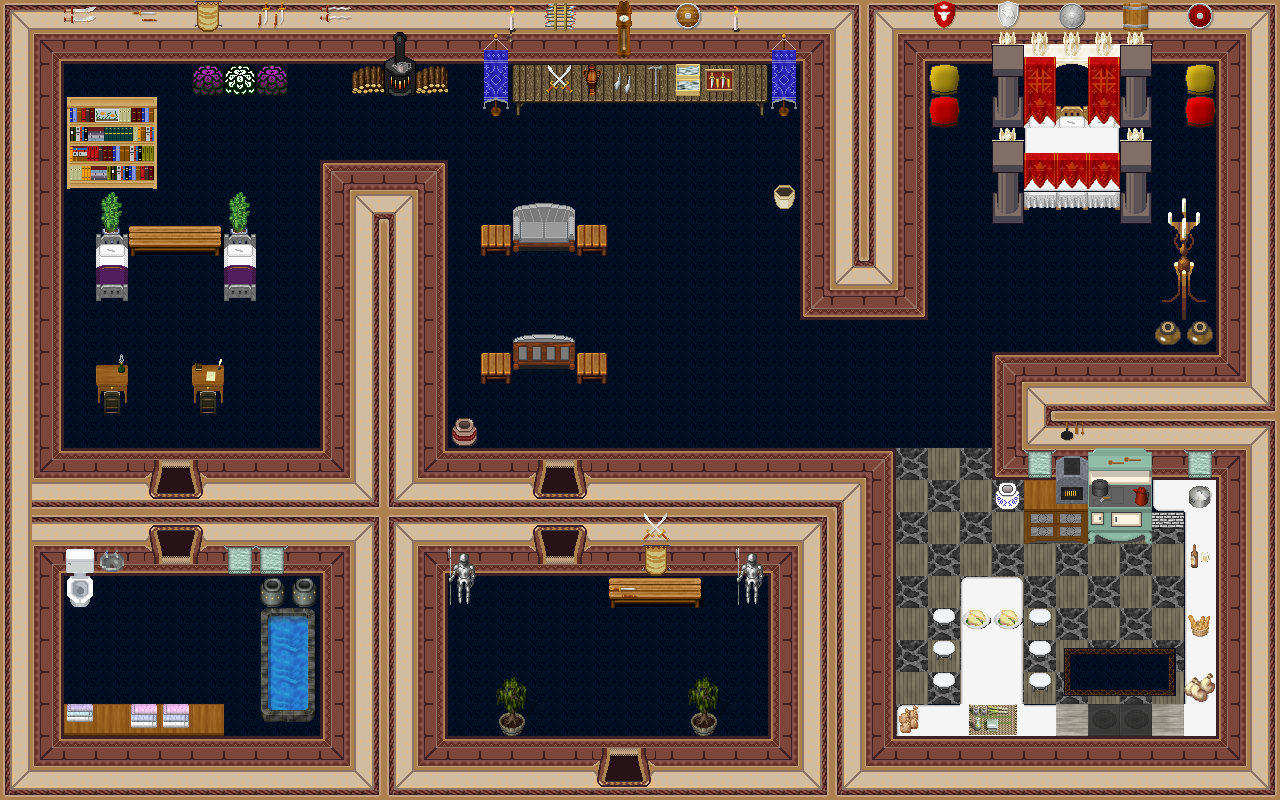

A 2D game scene composited from a Tiled map and its tileset images. What follows is a short description and the map's XML, with each tile layer's data collapsed to a summary:
An orthogonal 40x25 tile map with 32x32 px tiles, 5 tile layers (0_floor, 1_terrain, 2_object, 3_roof, ...), 3 hidden layers not drawn, 56 tilesets.

<map version="1.0" tiledversion="1.1.3" orientation="orthogonal" renderorder="right-down" width="40" height="25" tilewidth="32" tileheight="32" infinite="0" nextobjectid="1">
 <tileset firstgid="1" name="wall red" tilewidth="32" tileheight="32" tilecount="16" columns="4">
  <image source="../../tileset/building/wall/int_wall_dark_red.png" width="128" height="128" />
 </tileset>
 <tileset firstgid="17" name="int red wall" tilewidth="32" tileheight="32" tilecount="16" columns="4">
  <image source="../../tileset/building/wall/int_wall_dark_red_corners.png" width="128" height="128" />
 </tileset>
 <tileset firstgid="33" name="int red wall corners" tilewidth="32" tileheight="32" tilecount="8" columns="2">
  <image source="../../tileset/building/wall/int_wall_dark_red_corners_2.png" width="64" height="128" />
 </tileset>
 <tileset firstgid="41" name="dark red ns" tilewidth="32" tileheight="32" tilecount="12" columns="3">
  <image source="../../tileset/building/entrance/dark_red_ns.png" width="96" height="128" />
 </tileset>
 <tileset firstgid="53" name="pot oriental jar" tilewidth="32" tileheight="32" tilecount="1" columns="1">
  <image source="../../tileset/item/pot/oriental_jar.png" width="32" height="32" />
 </tileset>
 <tileset firstgid="54" name="pot burgundy" tilewidth="32" tileheight="32" tilecount="1" columns="1">
  <image source="../../tileset/item/pot/pot_burgundy.png" width="32" height="32" />
 </tileset>
 <tileset firstgid="55" name="pot grey" tilewidth="32" tileheight="32" tilecount="1" columns="1">
  <image source="../../tileset/item/pot/pot_grey.png" width="32" height="32" />
 </tileset>
 <tileset firstgid="56" name="pot on stone" tilewidth="32" tileheight="32" tilecount="1" columns="1">
  <image source="../../tileset/item/pot/pot_on_stone.png" width="32" height="32" />
 </tileset>
 <tileset firstgid="57" name="pie safe" tilewidth="32" tileheight="32" tilecount="4" columns="2">
  <image source="../../tileset/furniture/kitchen/pie_safe.png" width="64" height="64" />
 </tileset>
 <tileset firstgid="61" name="stove" tilewidth="32" tileheight="32" tilecount="6" columns="2">
  <image source="../../tileset/furniture/kitchen/stove.png" width="64" height="96" />
 </tileset>
 <tileset firstgid="67" name="stone grey" tilewidth="32" tileheight="32" tilecount="12" columns="3">
  <image source="../../tileset/building/wall/stone_grey.png" width="96" height="128" />
 </tileset>
 <tileset firstgid="79" name="sink" tilewidth="32" tileheight="32" tilecount="6" columns="2">
  <image source="../../tileset/furniture/sink/dark_front_on.png" width="64" height="96" />
 </tileset>
 <tileset firstgid="85" name="table with hob pale" tilewidth="32" tileheight="32" tilecount="3" columns="3">
  <image source="../../tileset/furniture/table/table_with_hob_pale.png" width="96" height="32" />
 </tileset>
 <tileset firstgid="88" name="plant pot 1" tilewidth="32" tileheight="32" tilecount="12" columns="6">
  <image source="../../tileset/plant/indoor/pot_plant_1.png" width="192" height="64" />
 </tileset>
 <tileset firstgid="100" name="bench" tilewidth="32" tileheight="32" tilecount="3" columns="3">
  <image source="../../tileset/furniture/table/bench.png" width="96" height="32" />
 </tileset>
 <tileset firstgid="103" name="logic/collision" tilewidth="32" tileheight="32" tilecount="1" columns="1">
  <image source="../../tileset/logic/collision.png" width="32" height="32" />
 </tileset>
 <tileset firstgid="104" name="hosta" tilewidth="32" tileheight="32" tilecount="9" columns="3">
  <image source="../../tileset/plant/bush/hosta.png" width="96" height="96" />
 </tileset>
 <tileset firstgid="113" name="towels" tilewidth="32" tileheight="32" tilecount="6" columns="6">
  <image source="../../tileset/item/textile/towels.png" width="192" height="32" />
 </tileset>
 <tileset firstgid="119" name="meals3" tilewidth="32" tileheight="32" tilecount="4" columns="2">
  <image source="../../tileset/item/food/meals_3.png" width="64" height="64" />
 </tileset>
 <tileset firstgid="123" name="warmer" tilewidth="32" tileheight="32" tilecount="2" columns="1">
  <image source="../../tileset/furniture/kitchen/warmer.png" width="32" height="64" />
 </tileset>
 <tileset firstgid="125" name="pillow red" tilewidth="32" tileheight="32" tilecount="1" columns="1">
  <image source="../../tileset/furniture/bed/pillow_red.png" width="32" height="32" />
 </tileset>
 <tileset firstgid="126" name="pillow yellow" tilewidth="32" tileheight="32" tilecount="1" columns="1">
  <image source="../../tileset/furniture/bed/pillow_yellow.png" width="32" height="32" />
 </tileset>
 <tileset firstgid="127" name="chairs 4 green gray" tilewidth="32" tileheight="32" tilecount="4" columns="2">
  <image source="../../tileset/furniture/chair/greenish_grey.png" width="64" height="64" />
 </tileset>
 <tileset firstgid="131" name="sofa chair gray" tilewidth="32" tileheight="32" tilecount="12" columns="3">
  <image source="../../tileset/furniture/chair/sofa_chair_grey.png" width="96" height="128" />
 </tileset>
 <tileset firstgid="143" name="carpet dk blue" tilewidth="32" tileheight="32" tilecount="9" columns="3">
  <image source="../../tileset/furniture/carpet/dark_blue.png" width="96" height="96" />
 </tileset>
 <tileset firstgid="152" name="bathroom basin" tilewidth="32" tileheight="32" tilecount="3" columns="3">
  <image source="../../tileset/furniture/bathroom/basin.png" width="96" height="32" />
 </tileset>
 <tileset firstgid="155" name="bathroom toilet" tilewidth="32" tileheight="32" tilecount="6" columns="3">
  <image source="../../tileset/furniture/bathroom/toilet.png" width="96" height="64" />
 </tileset>
 <tileset firstgid="161" name="bottles and cups" tilewidth="32" tileheight="32" tilecount="16" columns="4">
  <image source="../../tileset/item/drink/bottles_and_cups.png" width="128" height="128" />
 </tileset>
 <tileset firstgid="177" name="bread" tilewidth="32" tileheight="32" tilecount="4" columns="4">
  <image source="../../tileset/item/food/bread.png" width="128" height="32" />
 </tileset>
 <tileset firstgid="181" name="boxes" tilewidth="32" tileheight="32" tilecount="4" columns="2">
  <image source="../../tileset/item/boxes.png" width="64" height="64" />
 </tileset>
 <tileset firstgid="185" name="table gray plain" tilewidth="32" tileheight="32" tilecount="9" columns="3">
  <image source="../../tileset/furniture/table/grey_plain.png" width="96" height="96" />
 </tileset>
 <tileset firstgid="194" name="desk" tilewidth="32" tileheight="32" tilecount="4" columns="2">
  <image source="../../tileset/furniture/table/desk.png" width="64" height="64" />
 </tileset>
 <tileset firstgid="198" name="household items" tilewidth="32" tileheight="32" tilecount="16" columns="4">
  <image source="../../tileset/item/household/food_preparation.png" width="128" height="128" />
 </tileset>
 <tileset firstgid="214" name="planted container" tilewidth="32" tileheight="32" tilecount="16" columns="4">
  <image source="../../tileset/plant/flower/planted_containers.png" width="128" height="128" />
 </tileset>
 <tileset firstgid="230" name="square" tilewidth="32" tileheight="32" tilecount="1" columns="1">
  <image source="../../tileset/furniture/table/square.png" width="32" height="32" />
 </tileset>
 <tileset firstgid="231" name="dark red detail ns" tilewidth="32" tileheight="32" tilecount="12" columns="3">
  <image source="../../tileset/building/entrance/dark_red_ns_detail.png" width="96" height="128" />
 </tileset>
 <tileset firstgid="243" name="items" tilewidth="32" tileheight="32" tilecount="4" columns="2">
  <image source="../../tileset/item/household/food_preparation_2.png" width="64" height="64" />
 </tileset>
 <tileset firstgid="247" name="wooden clock" tilewidth="32" tileheight="32" tilecount="6" columns="1">
  <image source="../../tileset/furniture/clock/wooden_clock.png" width="32" height="192" />
 </tileset>
 <tileset firstgid="253" name="brick base" tilewidth="32" tileheight="32" tilecount="3" columns="3">
  <image source="../../tileset/furniture/table/brick_base.png" width="96" height="32" />
 </tileset>
 <tileset firstgid="256" name="lights candle" tilewidth="32" tileheight="32" tilecount="36" columns="6">
  <image source="../../tileset/furniture/light/lights_candle.png" width="192" height="192" />
 </tileset>
 <tileset firstgid="292" name="bright book shelf" tilewidth="32" tileheight="32" tilecount="9" columns="3">
  <image source="../../tileset/furniture/shelve/bright_bookshelf.png" width="96" height="96" />
 </tileset>
 <tileset firstgid="301" name="logic/item/sheepfood" tilewidth="32" tileheight="32" tilecount="1" columns="1">
  <image source="../../tileset/logic/item/sheepfood.png" width="32" height="32" />
 </tileset>
 <tileset firstgid="302" name="vendors table" tilewidth="32" tileheight="32" tilecount="21" columns="7">
  <image source="../../tileset/furniture/table/vendors_table.png" width="224" height="96" />
 </tileset>
 <tileset firstgid="323" name="white counter top" tilewidth="32" tileheight="32" tilecount="10" columns="5">
  <image source="../../tileset/furniture/table/white_counter_top.png" width="160" height="64" />
 </tileset>
 <tileset firstgid="333" name="weapons for walls" tilewidth="32" tileheight="32" tilecount="16" columns="4">
  <image source="../../tileset/item/armor/weapons_for_walls.png" width="128" height="128" />
 </tileset>
 <tileset firstgid="349" name="banner" tilewidth="32" tileheight="32" tilecount="1" columns="1">
  <image source="../../tileset/item/banners/banner.png" width="32" height="32" />
 </tileset>
 <tileset firstgid="350" name="banners" tilewidth="32" tileheight="32" tilecount="6" columns="2">
  <image source="../../tileset/item/banners/banners.png" width="64" height="96" />
 </tileset>
 <tileset firstgid="356" name="archway" tilewidth="32" tileheight="32" tilecount="9" columns="3">
  <image source="../../tileset/item/statue/archway.png" width="96" height="96" />
 </tileset>
 <tileset firstgid="365" name="metal and stone" tilewidth="32" tileheight="32" tilecount="6" columns="3">
  <image source="../../tileset/item/statue/metal_and_stone.png" width="96" height="64" />
 </tileset>
 <tileset firstgid="371" name="mtpot" tilewidth="32" tileheight="32" tilecount="3" columns="1">
  <image source="../../tileset/item/pot/empty_pot.png" width="32" height="96" />
 </tileset>
 <tileset firstgid="374" name="double_white_pink" tilewidth="32" tileheight="32" tilecount="18" columns="6">
  <image source="../../tileset/furniture/bed/double_white_pink.png" width="192" height="96" />
 </tileset>
 <tileset firstgid="392" name="single_white_pink" tilewidth="32" tileheight="32" tilecount="9" columns="3">
  <image source="../../tileset/furniture/bed/single_white_pink.png" width="96" height="96" />
 </tileset>
 <tileset firstgid="401" name="single_purple_gold" tilewidth="32" tileheight="32" tilecount="9" columns="3">
  <image source="../../tileset/furniture/bed/single_purple_gold.png" width="96" height="96" />
 </tileset>
 <tileset firstgid="410" name="table/white" tilewidth="32" tileheight="32" tilecount="30" columns="6">
  <image source="../../tileset/furniture/table/white.png" width="192" height="160" />
 </tileset>
 <tileset firstgid="440" name="pillars_stone" tilewidth="32" tileheight="32" tilecount="36" columns="6">
  <image source="../../tileset/object/rock/pillars_stone.png" width="192" height="192" />
 </tileset>
 <tileset firstgid="476" name="item/firewood" tilewidth="32" tileheight="32" tilecount="12" columns="3">
  <image source="../../tileset/item/firewood.png" width="96" height="128" />
 </tileset>
 <layer name="0_floor" width="40" height="25">
  <data>[1000 cells, 1000 non-empty, 3 distinct tile ids]</data>
 </layer>
 <layer name="1_terrain" width="40" height="25">
  <data>[1000 cells, 617 non-empty, 94 distinct tile ids]</data>
 </layer>
 <layer name="2_object" width="40" height="25">
  <data>[1000 cells, 85 non-empty, 62 distinct tile ids]</data>
 </layer>
 <layer name="3_roof" width="40" height="25">
  <data>[1000 cells, 69 non-empty, 39 distinct tile ids]</data>
 </layer>
 <layer name="4_roof_add" width="40" height="25">
  <data>[1000 cells, 14 non-empty, 4 distinct tile ids]</data>
 </layer>
 <layer name="objects" width="40" height="25" visible="0">
  <data>[1000 cells, 2 non-empty, 1 distinct tile ids]</data>
 </layer>
 <layer name="collision" width="40" height="25" visible="0" opacity="0.35">
  <data>[1000 cells, 559 non-empty, 1 distinct tile ids]</data>
 </layer>
 <layer name="protection" width="40" height="25" visible="0">
  <data>[1000 cells, 0 non-empty, 0 distinct tile ids]</data>
 </layer>
</map>
